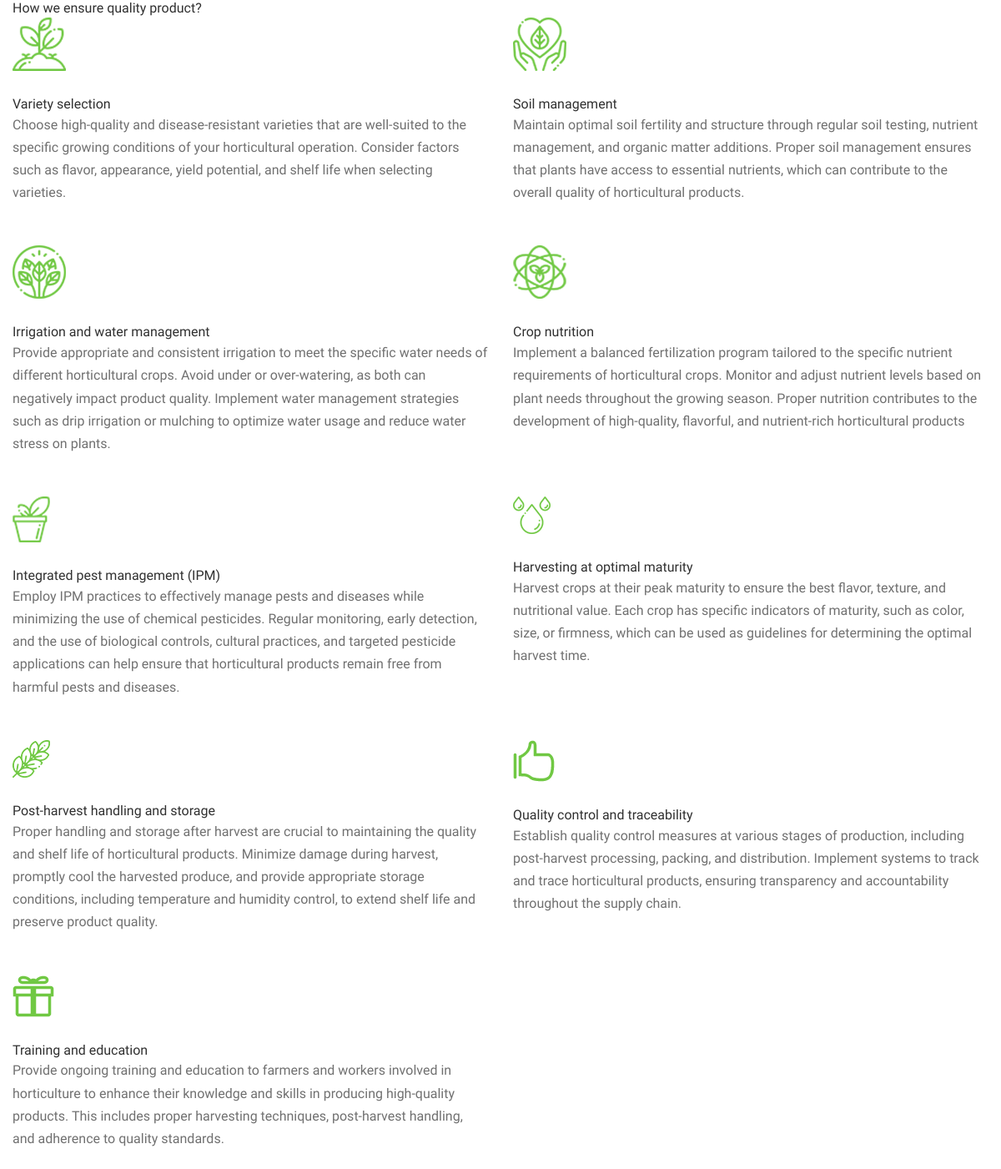
The app's page /qualityControl.php with its own data.
### tables this page shows
CREATE TABLE `quality_control` (
  `id` int(11) NOT NULL,
  `image_link` text NOT NULL,
  `title` text NOT NULL,
  `description` text NOT NULL
);

### qualityControl.php (the view)
<?php
include "./dbConnection.php";
$result = $conn->query("SELECT * FROM quality_control");
$items = $result->fetch_all(MYSQLI_ASSOC);
?>
<head>
<?php include("head.php");  ?>
</head>
<div class="col-12 col-lg-12">
    <h2>How we ensure quality product?</h2>
    <div class="alazea-benefits-area" id="product">
        <div class="row">
            <?php foreach ($items as $item) : ?>
                <?php
                $imageLink = str_replace('../', './', $item['image_link']);
                ?>
                <div class="col-12 col-sm-6">
                    <div class="single-benefits-area">
                        <img src="<?php echo $imageLink; ?>" alt="">
                        <h5><?php echo $item['title']; ?></h5>
                        <p><?php echo $item['description']; ?></p>
                    </div>
                </div>
            <?php endforeach; ?>
        </div>
    </div>
</div>

### style.css (style rules this page uses)
* { margin: 0; padding: 0; }
h1, h2, h3, h4, h5, h6 { color: #303030; line-height: 1.3; font-weight: 500; }
p { color: #707070; font-size: 16px; line-height: 1.7; font-weight: 400; }
img { height: auto; max-width: 100%; }
.single-benefits-area { position: relative; z-index: 1; margin-bottom: 50px; }
.single-benefits-area img { margin-bottom: 30px; }
.single-benefits-area p { margin-bottom: 0; }

### css/classy-nav.css (style rules this page uses)
* { margin: 0; padding: 0; }
img { height: auto; max-width: 100%; }

### records on screen
quality_control: image_link (picture), title "Variety selection", description "Choose high-quality and disease-resistant varieties that are well-suited to the specific growing conditions of your horticultural operation. Consider factors such as flavor, appearance, yield potential, and shelf life when selecting varieties."
quality_control: image_link (picture), title "Soil management", description "Maintain optimal soil fertility and structure through regular soil testing, nutrient management, and organic matter additions. Proper soil management ensures that plants have access to essential nutrients, which can contribute to the overall quality of horticultural products."
quality_control: image_link (picture), title "Irrigation and water management", description "Provide appropriate and consistent irrigation to meet the specific water needs of different horticultural crops. Avoid under or over-watering, as both can negatively impact product quality. Implement water management strategies such as drip irrigation or mulching to optimize water usage and reduce water stress on plants."
quality_control: image_link (picture), title "Crop nutrition", description "Implement a balanced fertilization program tailored to the specific nutrient requirements of horticultural crops. Monitor and adjust nutrient levels based on plant needs throughout the growing season. Proper nutrition contributes to the development of high-quality, flavorful, and nutrient-rich horticultural products"
quality_control: image_link (picture), title "Integrated pest management (IPM)", description "Employ IPM practices to effectively manage pests and diseases while minimizing the use of chemical pesticides. Regular monitoring, early detection, and the use of biological controls, cultural practices, and targeted pesticide applications can help ensure that horticultural products remain free from harmful pests and diseases."
quality_control: image_link (picture), title "Harvesting at optimal maturity", description "Harvest crops at their peak maturity to ensure the best flavor, texture, and nutritional value. Each crop has specific indicators of maturity, such as color, size, or firmness, which can be used as guidelines for determining the optimal harvest time."
quality_control: image_link (picture), title "Post-harvest handling and storage", description "Proper handling and storage after harvest are crucial to maintaining the quality and shelf life of horticultural products. Minimize damage during harvest, promptly cool the harvested produce, and provide appropriate storage conditions, including temperature and humidity control, to extend shelf life and preserve product quality."
quality_control: image_link (picture), title "Quality control and traceability", description "Establish quality control measures at various stages of production, including post-harvest processing, packing, and distribution. Implement systems to track and trace horticultural products, ensuring transparency and accountability throughout the supply chain."
quality_control: image_link (picture), title "Training and education", description "Provide ongoing training and education to farmers and workers involved in horticulture to enhance their knowledge and skills in producing high-quality products. This includes proper harvesting techniques, post-harvest handling, and adherence to quality standards."
